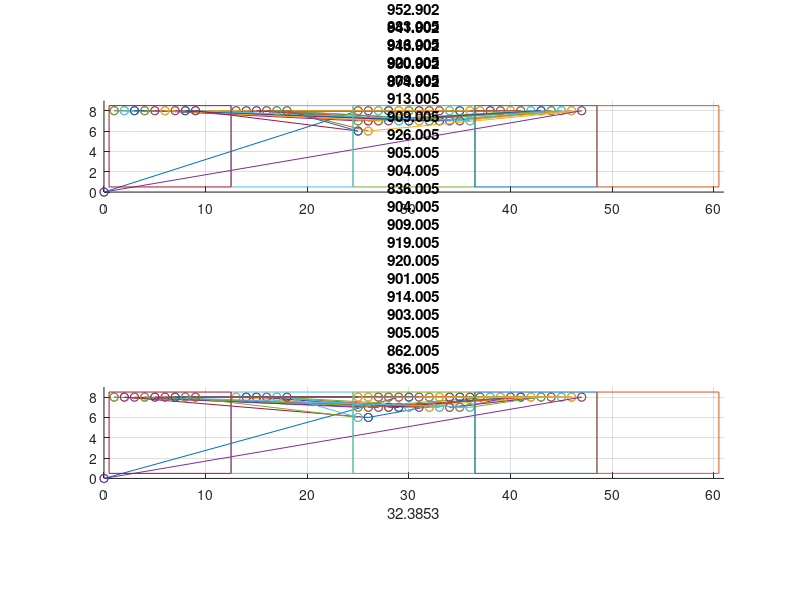

Write MATLAB code to recreate this figure. (Note: this script raises an error after producing the figure.)
%% Test of route generation for genetic algorithm
%% FE 2020
clear all;
%% Mostly manually set start and end positions with random target groups for each seedling
n = 26;  %Number of seedlings
vertices = 2*n+1;
seedlings = zeros(n,3);
target1 = zeros(n,2);
target2 = zeros(n,2);
target3 = zeros(n,2);
target4 = zeros(n,2);
target5 = zeros(n,2);
seedCount = 1;
groupLow = 1;
groupHigh = 3;
boxWidth = 12;

for i = 8:-1:1
    for j = 1:12
        seedlings(seedCount,:,:) = [j+2*boxWidth i randi([groupLow groupHigh],1)];
        target1(seedCount,:) = [j i];
        target2(seedCount,:) = [j+1*boxWidth i];
        target3(seedCount,:) = [j+3*boxWidth i];
        target4(seedCount,:) = [j+4*boxWidth i];
        
        seedCount = seedCount + 1;
    end
end


%% Squares
X1 = 0.5+2*boxWidth;
X2 = 12.5+2*boxWidth;
Y1 = 0.5;
Y2 = 8.5;

squareX1 = [X1, X2, X2, X1, X1];
squareY1 = [Y1, Y1, Y2, Y2, Y1];
squareX2 = [X1-boxWidth, X2-boxWidth, X2-boxWidth, X1-boxWidth, X1-boxWidth];
squareY2 = [Y1, Y1, Y2, Y2, Y1];
squareX3 = [X1-2*boxWidth, X2-2*boxWidth, X2-2*boxWidth, X1-2*boxWidth, X1-2*boxWidth];
squareY3 = [Y1, Y1, Y2, Y2, Y1];
squareX4 = [X1+boxWidth, X2+boxWidth, X2+boxWidth, X1+boxWidth, X1+boxWidth];
squareY4 = [Y1, Y1, Y2, Y2, Y1];
squareX5 = [X1+2*boxWidth, X2+2*boxWidth, X2+2*boxWidth, X1+2*boxWidth, X1+2*boxWidth];
squareY5 = [Y1, Y1, Y2, Y2, Y1];

%   Create one standard pop with standard route for comparison
popUnoptimized = [1:1:n];

%% Initialize stuff
popSize = 100;
mu = 0.2; 
mutationRate = 0.18;

recordDistance = 999999;
maxIter = 100;
iterCount = 0;
keepSize = floor(mu*popSize);
routeMatrix = zeros(popSize, vertices+1, 2);
population = zeros(popSize,n);
fitness = zeros(popSize,1);


for i = 1:popSize
    population(i,:) = randperm(n,n);
end

population(1,:) = popUnoptimized;
popMark = false;
standardLength = 1;

while iterCount < maxIter
    %% Calculate Fitness
    for i = 1:popSize
        %% Generate routeMatrix depending on populations
        posCount = 2;
        %  Reset Counts to start with first empty position. Increase to
        %  simulate prefilled trys.
        targetCount1 = 1;
        targetCount2 = 1;
        targetCount3 = 1;
        targetCount4 = 1;
        for j = 1:length(population(i,:))
            routeMatrix(i,posCount,:) = seedlings(population(i,j),1:2);
            if seedlings(population(i,j),3) == 1
                routeMatrix(i,posCount+1,:) = target1(targetCount1,:);
                targetCount1 = targetCount1 + 1;
            end
            if seedlings(population(i,j),3) == 2
                routeMatrix(i,posCount+1,:) = target2(targetCount2,:);
                targetCount2 = targetCount2 + 1;
            end
            if seedlings(population(i,j),3) == 3
                routeMatrix(i,posCount+1,:) = target3(targetCount3,:);
                targetCount3 = targetCount3 + 1;
            end
            if seedlings(population(i,j),3) == 4
                routeMatrix(i,posCount+1,:) = target4(targetCount4,:);
                targetCount4 = targetCount4 + 1;
            end
            posCount = posCount + 2;
        end
        %% Calculation of route length
        routeLength = 0;
        for k = 2:vertices
            verticeLength = abs(sqrt(routeMatrix(i,k,1)^2+routeMatrix(i,k,2)^2)...
                - sqrt(routeMatrix(i,k-1,1)^2+routeMatrix(i,k-1,2)^2));
            routeLength = routeLength + verticeLength;
        end
        if popMark == false
            figure(1);
            subplot(2,1,1);
            title("Unoptimized distance: "+routeLength);
            xlim([0 61]);
            ylim([0 9]);
            grid on;
            for l = 1:vertices
                hold on
                plot(routeMatrix(i,[l, l+1],1), routeMatrix(i,[l, l+1],2),'-o')
            end
            plot(squareX1, squareY1);
            plot(squareX2, squareY2);
            plot(squareX3, squareY3);
            plot(squareX4, squareY4);
            plot(squareX5, squareY5);
            daspect([1 1 1])
            standardLength = routeLength;
            popMark = true;
        end
        %% Update best populations
        if routeLength < recordDistance
            recordDistance = routeLength;
            bestEver = population(i,:);
            
            %% Plot route
            figure(1);
            subplot(2,1,2);
            cla(subplot(2,1,2));
            title("Optimized distance: "+recordDistance);
            xlim([0 61]);
            ylim([0 9]);
            xlabel((recordDistance/standardLength-1)*100+"%");
            grid on;
            for l = 1:vertices
                hold on
                plot(routeMatrix(i,[l, l+1],1), routeMatrix(i,[l, l+1],2),'-o')
            end
            plot(squareX1, squareY1);
            plot(squareX2, squareY2);
            plot(squareX3, squareY3);
            plot(squareX4, squareY4);
            plot(squareX5, squareY5);
            daspect([1 1 1])
        end
        
        %% "Calculate" fitness
        fitness(i,1) = routeLength;
    end
    
    %% Normalize Fitness
    sumFitness = 0;
    for i = 1:popSize
        sumFitness = sumFitness + fitness(i,1);
    end
    
    for i = 1:popSize
        fitness(i,1) = fitness(i,1) / sumFitness;
    end
    
    sortedFitness = zeros(100,2);
    sortedFitness(:,1) = fitness;
    sortedFitness(:,2) = [1:1:popSize];
    sortedFitness = sortrows(sortedFitness,1);
    
    %% Create next Generation with mutation, but keep best
    newPopulation = zeros(popSize,n);
    for i = 1:keepSize
        newPopulation(i,:) = population(sortedFitness(i,2),:);
    end
    for i = keepSize:popSize
        orderA = select_point(population(:,:), fitness(:,:));
        orderB = select_point(population(:,:), fitness(:,:));
        order = crossover(orderA, orderB);
        for j = 1:n
            if rand < mutationRate
                pointA = randi(length(order));
                if pointA < length(order)
                    pointB = pointA + 1;
                else
                    pointB = pointA - 1; 
                end
                temp = order(pointA);
                order(pointA) = order(pointB);
                order(pointB) = temp;
            end
        end
        newPopulation(i,:) = order;
        
    end
    population = newPopulation;
    
    %% Increment iter
    iterCount = iterCount+1;
end
